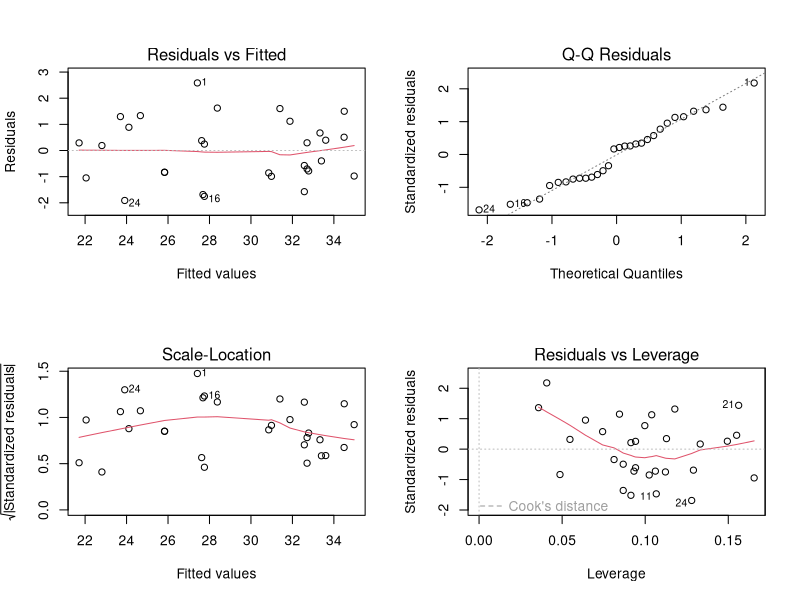
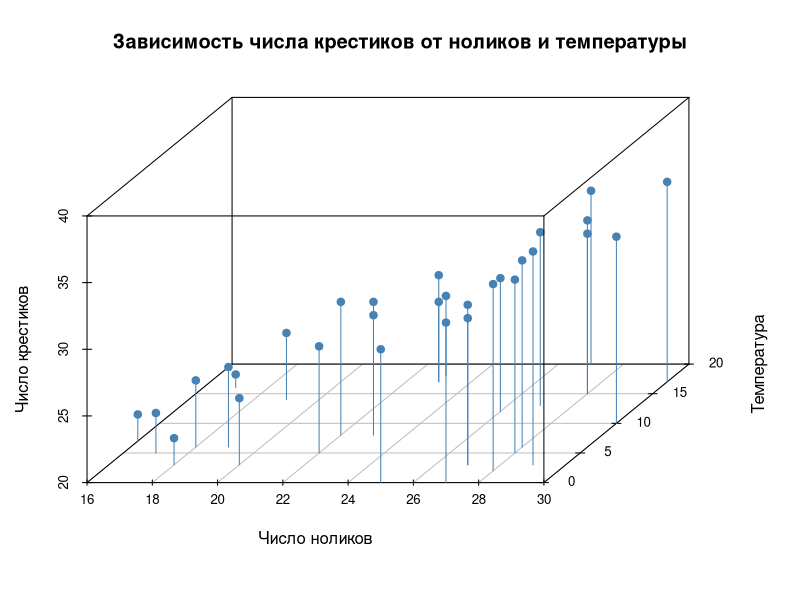

The R script that drew these images, in order:
# ====================Домашнее задание №10.====================
# Вариант 6.


# ========== ЗАГРУЗКА ДАННЫХ ==========
#Температура по дням
temp <- c(8, 15, 14, 3, 12, 5, 0, 13, 7, 10,
          18, 3, 5, 0, 8, 17, 15, 6, 5, 6,
          20, 6, 2, 3, 3, 17, 17, 16, 17, 3)

#Строки с крестиками и ноликами
raw <- c("xxxxx0xxxx0x00x000000xx0000xx0xxxxx0x0xx0xx0x0xxxx00",
         "x0x0x0xx000xxxx0x00x000xxx0x0xxx0x0x00x0x0x00x00xxxx0xx0xx00",
         "x00x0xxxxxxx00x0x0x00xxxxx0x00x00xxxx00000xx",
         "x0x00xxxxx000000xx0x0x0000xxxxx0x0x0x00xxx00xx0xx0xxxxx0x00",
         "00xxxx000xxxx0x00000x0000x0xxx0x0xxx0xxx0xxx0xxxxx000x00",
         "xx000xxxxx0000x0x0xxxx0xx0xxx0xx0000xxx0",
         "x0x0000x00xx00x0x0x0xx0xxx0xxx0x0xx000xxxxxx0xx000x0xxxx000",
         "0000xxxx00x00x000x000x0xxx0x00xxxxx00xxxxxxxxxxxx000x00xx0x0",
         "xx00xxx0xxx0x00x0xxxx0000x0xx0xxxx00x0",
         "0xxx0x00xxx00xxx0xx0xx0x0xxx0x0xx0x0xx0000000xx000xxx00x0x0x00xx",
         "xx000000x000xxxxxx0000xx0x00xx0xxxx0xxx0x00xxxx00",
         "0x000xx00xxxx0xxx0xx00xxxx0x000xxx000xx0x0x0x",
         "xx00x000x0xxxx0xx0x00000xx0xxxxx00xx0xxx0x000x0xxx",
         "000x0x0xxx0x0xx0x0x0000xx0xxx0xxx0x000x0xx00xx00xxxxx0x",
         "x00xxx0xx00x0xxxx0xx0xxx0000xx0x0xx0x00x0xx00xx00xxx0",
         "0x0x0xxxx0xx0x00000xx00x000x0x0xx00x0xxxxxx0xx00x",
         "xxx0xx0xxxx000xx0x0x0x0x000x00xx0xx0000x0x0xxxxx000xx0xx000xx",
         "00xxxx00xxxxx0xxxx00x000xx00x00xx00xx0xxxx0",
         "xxxx00x00x000xx0xxxxx0xxxx0xx0x0x000xx00x0xxx0xx0x0000x0xx000",
         "xxx00xxx00xxxx0xx0xx0xxx0xx000x00xxxx00x00x00",
         "x0x0x00x000xxxx0000xxxx0x0xx0x0x00xxx0xx00xx00xxx0xx0xxx00x0",
         "xxx0x0xxxxx00xxx00x00xxx0xx000x0xx0x00x0x00000x0xxx00xxxx0xx00",
         "xxx000x0xxxxx0xx0xx00x00000xxxxx0x000x0xxxx0xxx0000x0000xxx0xx",
         "x0xx0x0x0xxx0xx000xxxxx0x00xxxx00x000x00",
         "xx00x00xxx0xx0x0xx0x0000xxx00xx0xx0000xx0xx00xx0xxxxxxxx000x00x0x",
         "0x0xxx0x0000xxx0xxxxx00x0xx0x0000000xx0x00xxx0xx000xxxx000xxxxx0x",
         "x0x0xxxx00x000000000x0xx00xxx0x0xxx0xxxxx00xxx",
         "0xxxxx0xxx0x000x0xxx00xx000xxxx0x000x0",
         "xxxx0x0x0000xx0xx000xxxxxx0x0xx00xx0000x0xx00xx0xx0",
         "0xxx000x0xxxx00xxxx00xx000x000xx0xx000xx0x0xxxx0000x0x0xxx")

#Считаю крестики и нолики для каждого дня
x_count <- numeric(30)  #пустой вектор под крестики
o_count <- numeric(30)  #пустой вектор под нолики

for (i in 1:30) {
  chars <- strsplit(raw[i], "")[[1]]  #разбиваю строку на символы
  x_count[i] <- sum(chars == "x")     #считаю крестики
  o_count[i] <- sum(chars == "0")     #считаю нолики (это нули в записи)
}

#Собираю всё в одну таблицу
df <- data.frame(
  day = 1:30,
  temp = temp,
  x = x_count,
  o = o_count
)

#Смотрю, что получилось
print(df)


# ========== 1. ЛИНЕЙНАЯ МОДЕЛЬ ==========
#Пытаюсь объяснить число крестиков через число ноликов и температуру
model <- lm(x ~ o + temp, data = df)

cat("\n=== РЕЗУЛЬТАТЫ МОДЕЛИ ===\n")
summary(model)

# ЧТО ВИЖУ:
#Смотрю на p-value для o и для temp. Если меньше 0.05 — этот фактор важен.
#Смотрю на Multiple R-squared — сколько процентов изменчивости объясняет модель.


# ========== 2. ДИАГНОСТИКА МОДЕЛИ ==========

cat("\n=== ПРОВЕРКА ОСТАТКОВ ===\n")
residuals <- residuals(model)

#Нормальность остатков
shapiro_test <- shapiro.test(residuals)
cat("Тест Шапиро-Уилка: p-value =", shapiro_test$p.value, "\n")
if (shapiro_test$p.value > 0.05) {
  cat("Остатки нормальные — ок.\n")
} else {
  cat("Остатки НЕ нормальные — проблема.\n")
}

#Диагностические графики
par(mfrow = c(2, 2))
plot(model)
par(mfrow = c(1, 1))

# ЧТО ВИЖУ НА ГРАФИКАХ:
#Residuals vs Fitted: если точки разбросаны ровно, без воронки — дисперсия постоянная. Если есть форма воронки — дисперсия непостоянна, это проблема.
#Q-Q plot: если точки идут вдоль прямой — остатки нормальные.
#Scale-Location и Residuals vs Leverage: ищу точки, которые сильно выбиваются. Если есть точки за пунктиром Кука (на четвёртом графике) — это выбросы.


# ========== 3. ВИЗУАЛИЗАЦИЯ ==========

#ИИ посоветовал сделать 3д график, а я и не против! 
install.packages("scatterplot3d")
library(scatterplot3d)

scatterplot3d(
  df$o, df$temp, df$x,
  xlab = "Число ноликов",
  ylab = "Температура",
  zlab = "Число крестиков",
  main = "Зависимость числа крестиков от ноликов и температуры",
  color = "steelblue",
  pch = 19,
  type = "h"
)

# ЧТО ВИЖУ НА ГРАФИКЕ:
#Точки в пространстве показывают, как число крестиков (вертикаль) зависит от числа ноликов и температуры (горизонтальная плоскость). Если точки образуют какую-то наклонную плоскость — связь есть. Если просто хаос — связи нет.


# ========== ВЫВОД ==========
#1. Модель говорит:
#Крестики = 6.79 + 0.96 * Нолики - 0.07 * Температура
#Главное: крестики и нолики тесно связаны, идут почти один к одному.
#Температура на число крестиков значимо не влияет (p = 0.069 > 0.05).

#2. Диагностика:
#R-squared = 0.93 — результат хороший, модель объясняет почти всё.
#Остатки нормальные (p = 0.35) — моделе можно доверять.
#Нолики — сильный предиктор, температура — слабый.

#3. Практический смысл:
#Эти два вида мигрируют вместе, их численности связаны.
#Температура на них почти не действует (по крайней мере в те дни, когда велись наблюдения).
